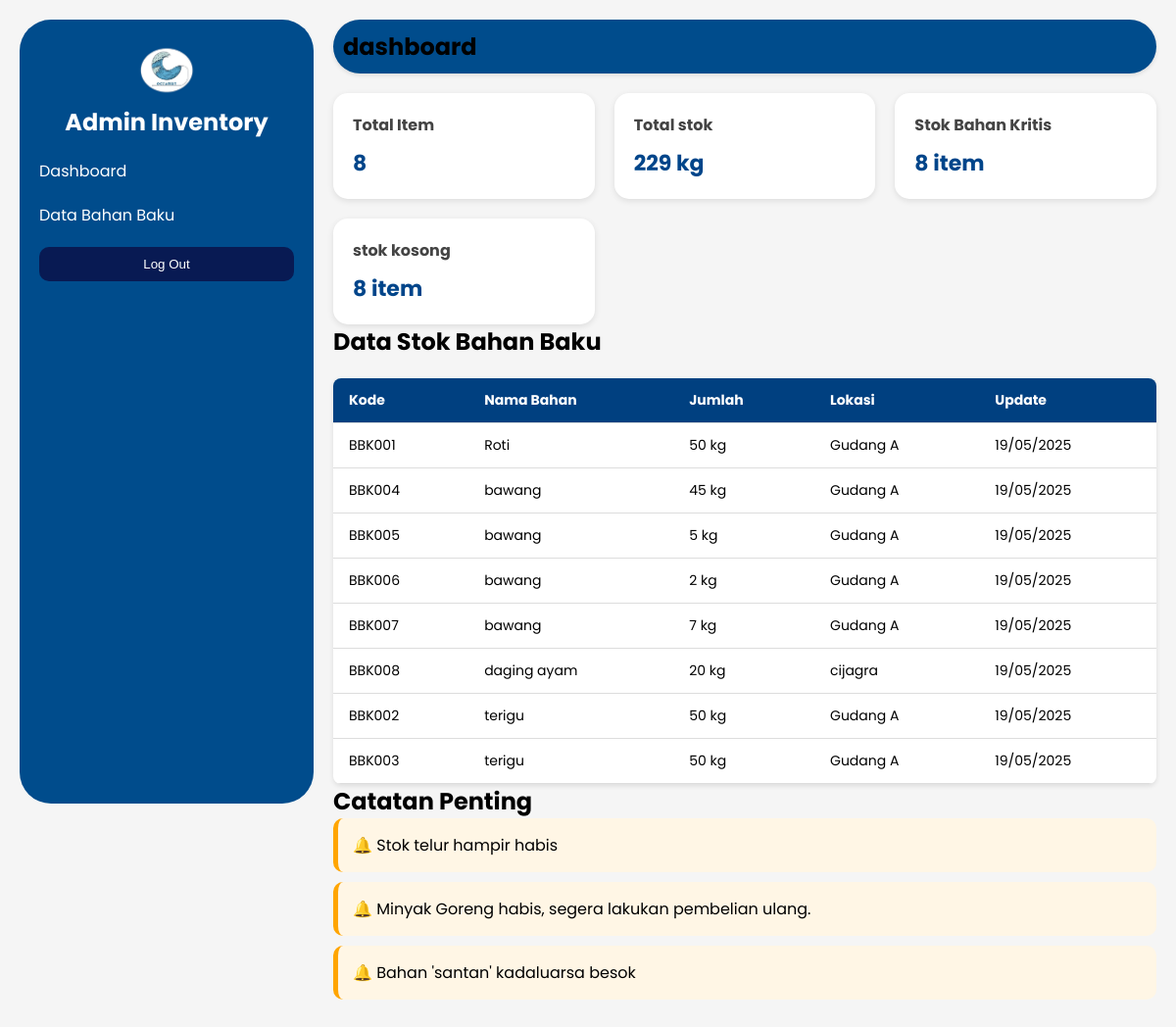
/inventori/, run on the app's committed database.
### App_ERP/models.py (models this page shows, shortened)
class StokBahanBaku(models.Model):
    kode_bahan_baku = models.CharField(max_length=10, primary_key=True)
    nama_bahan = models.CharField(max_length=100)
    harga_per_unit = models.DecimalField(max_digits=12, decimal_places=0)
    stok_minimum = models.IntegerField(validators=[MaxValueValidator(50)])
    supplier = models.CharField(max_length=100)
    tanggal_kadaluarsa = models.DateField()
    jumlah = models.IntegerField(default=0)
    lokasi = models.CharField(max_length=50, default='Gudang A')
    tanggal_update = models.DateField(auto_now=True)
    @property
    def total_harga(self):
        return self.harga_per_unit * self.stok_minimum

### App_ERP/views.py (the view, shortened to what this page needs)
# urls.py: path('inventori/', views.inventori_dashboard, name='inventori_dashboard'),
def inventori_dashboard(request):
    data_stok = StokBahanBaku.objects.all().order_by('nama_bahan')
    total_item = data_stok.count()
    total_stok = data_stok.aggregate(total=Sum('stok_minimum'))['total'] or 0
    total_stok_per_bahan = data_stok.aggregate(total=Sum('nama_bahan'))['total'] or 0
    stok_kritis = data_stok.filter(jumlah__lte=F('stok_minimum')).count()
    stok_kosong = data_stok.filter(jumlah=0).count()
    context = {
        'data_stok': data_stok,
        'total_item': total_item,
        'total_stok': total_stok,
        'stok_kritis': stok_kritis,
        'stok_kosong': stok_kosong,
    }
    return render(request, 'admin/inventoriadm.html', context)

### App_ERP/templates/admin/inventoriadm.html (shortened to what this page needs)
{% load static %}
{% load humanize %}
<!DOCTYPE html>
<html lang="en">
<head>
    <link rel="stylesheet" href="{% static 'css/style.css' %}">
</head>
<body>
    <div class="sidebar">
        <div class="logo">
            <img src="{% static 'images/Logo1.png'%}" alt="Admin Inventory" class="logo-image">
            <h2>Admin Inventory</h2>
        </div>
        <ul class="menu">
            <li><a href="#" onclick="showSection('dashboard')">Dashboard</a></li>
            <li><a href="#" onclick="showSection('data_bahan_baku')">Data Bahan Baku</a></li>
        </ul>
            <button class="logout-btn">Log Out</button>
    </div>
    <main class="main-content">
        <section id="dashboard" class="tab-content">
    <div class="top-bar">
        <h2>dashboard</h2>
    </div>
    <div class="cardss">
        <div class="cards">
            <h3>Total Item</h3>
            <p>{{ total_item }}</p>
        </div>
        <div class="cards">
            <h3>Total stok</h3>
            <p>{{ total_stok }} kg</p>
        </div>
        <div class="cards">
            <h3>Stok Bahan Kritis</h3>
            <p>{{ stok_kritis }} item</p>
        </div>
        <div class="cards">
            <h3>stok kosong</h3>
            <p>{{ stok_kosong }} item</p>
        </div>
    </div>
        <div class="bg-white p-4 rounded-xl shadow mb-6">
            <h2 class="text-2xl font-semibold mb-4">Data Stok Bahan Baku</h2>
            <div class="overflow-x-auto">
            <table class="min-w-full text-left">
                <thead class="bg-gray-200">
                <tr>
                    <th class="p-2">Kode</th>
                    <th class="p-2">Nama Bahan</th>
                    <th class="p-2">Jumlah</th>
                    <th class="p-2">Lokasi</th>
                    <th class="p-2">Update</th>
                </tr>
                </thead>
                <tbody>
                {% for item in data_stok %}
                <tr class="border-b">
                <td class="p-2">{{ item.kode_bahan_baku }}</td>
                <td class="p-2">{{ item.nama_bahan }}</td>
                <td class="p-2">{{ item.stok_minimum }} kg</td>
                <td class="p-2">{{ item.lokasi }}</td>
                <td class="p-2">{{ item.tanggal_update|date:"d/m/Y" }}</td>
                </tr>
                {% endfor %}
                </tbody>
            </table>
            </div>
        </div>
        <div class="section">
            <h2>Catatan Penting</h2>
            <div class="notification">🔔 Stok telur hampir habis</div>
            <div class="notification">🔔 Minyak Goreng habis, segera lakukan pembelian ulang.</div>
            <div class="notification">🔔 Bahan 'santan' kadaluarsa besok</div>
        </div>
        </section>
    </main>
</body>
</html>

### App_ERP/static/css/style.css (style rules this page uses)
* { padding: 0; margin: 0; box-sizing: border-box; }
body { font-family: "Poppins", Arial, sans-serif; background-color: #f5f5f5; }
.sidebar { position: fixed; top: 0; left: 0; width: 300px; height: 100vh; background-color: #004c8c; border-radius: 32px; margin: 20px; padding: 20px; color: white; display: flex; flex-direction: column; }
.logo { text-align: center; }
.logo-image { width: 60px; height: 60px; border-radius: 50%; }
.menu { list-style: none; padding: 0; }
.menu li { margin: 20px 0; }
.menu a { color: white; text-decoration: none; font-size: 16px; display: block; }
.logout-btn { background-color: #081a53; border: none; color: white; padding: 10px; cursor: pointer; text-align: center; width: 100%; border-radius: 10px; }
.main-content { position: absolute; right: 0; width: calc(100% - 300px); padding: 20px; padding-left: 40px; }
.top-bar { display:block; justify-content:flex-end; padding: 10px; background-color: #004c8c; box-shadow: 0 2px 4px rgba(0, 0, 0, 0.1); border-radius: 32px; margin-bottom: 20px; }
table { width: 100%; border-collapse: collapse; margin-top: 20px; background-color: #fff; border-radius: 8px; overflow: hidden; box-shadow: 0 2px 5px rgba(0,0,0,0.1); }
th, td { padding: 12px 16px; text-align: left; border-bottom: 1px solid #ddd; font-size: 14px; }
th { background-color: #004080; color: white; font-weight: bold; }

### App_ERP/templates/admin/inventoriadm.html (style rules this page uses)
.cardss { display: grid; grid-template-columns: repeat(auto-fit, minmax(220px, 1fr)); gap: 20px; }
.cards { background: white; border-radius: 15px; box-shadow: 0 2px 6px rgba(0,0,0,0.1); padding: 20px; }
.cards h3 { margin: 0; font-size: 16px; color: #444; }
.cards p { margin-top: 10px; font-size: 22px; font-weight: bold; color: #00458a; }
table { width: 100%; border-collapse: collapse; margin-top: 20px; background-color: #fff; border-radius: 8px; overflow: hidden; box-shadow: 0 2px 5px rgba(0,0,0,0.1); }
th, td { padding: 12px 16px; text-align: left; border-bottom: 1px solid #ddd; font-size: 14px; }
th { background-color: #004080; color: white; font-weight: bold; }
.notification { background: #fff6e5; padding: 15px; border-left: 5px solid #ffa500; border-radius: 10px; margin-bottom: 10px; }

### data on the page
StokBahanBaku: kode_bahan_baku "BBK001", nama_bahan "Roti", stok_minimum "50", lokasi "Gudang A", tanggal_update "19/05/2025"
StokBahanBaku: kode_bahan_baku "BBK004", nama_bahan "bawang", stok_minimum "45", lokasi "Gudang A", tanggal_update "19/05/2025"
StokBahanBaku: kode_bahan_baku "BBK005", nama_bahan "bawang", stok_minimum "5", lokasi "Gudang A", tanggal_update "19/05/2025"
StokBahanBaku: kode_bahan_baku "BBK006", nama_bahan "bawang", stok_minimum "2", lokasi "Gudang A", tanggal_update "19/05/2025"
StokBahanBaku: kode_bahan_baku "BBK007", nama_bahan "bawang", stok_minimum "7", lokasi "Gudang A", tanggal_update "19/05/2025"
StokBahanBaku: kode_bahan_baku "BBK008", nama_bahan "daging ayam", stok_minimum "20", lokasi "cijagra", tanggal_update "19/05/2025"
StokBahanBaku: kode_bahan_baku "BBK002", nama_bahan "terigu", stok_minimum "50", lokasi "Gudang A", tanggal_update "19/05/2025"
StokBahanBaku: kode_bahan_baku "BBK003", nama_bahan "terigu", stok_minimum "50", lokasi "Gudang A", tanggal_update "19/05/2025"

### other printed values
{{ total_item }} "8"
{{ total_stok }} "229"
{{ stok_kritis }} "8"
{{ stok_kosong }} "8"
